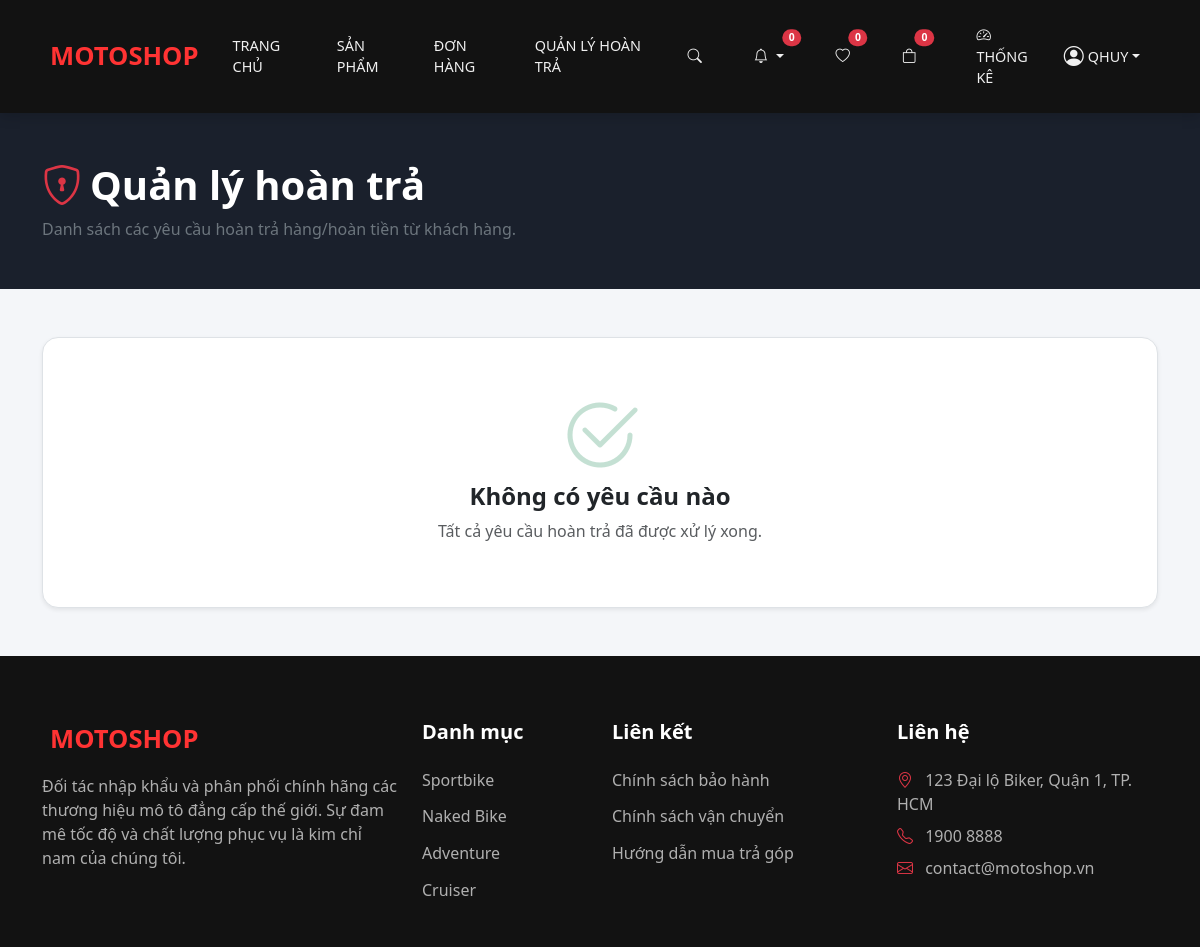
Before: /shops/admin/returns/ (signed in) with the older database file.
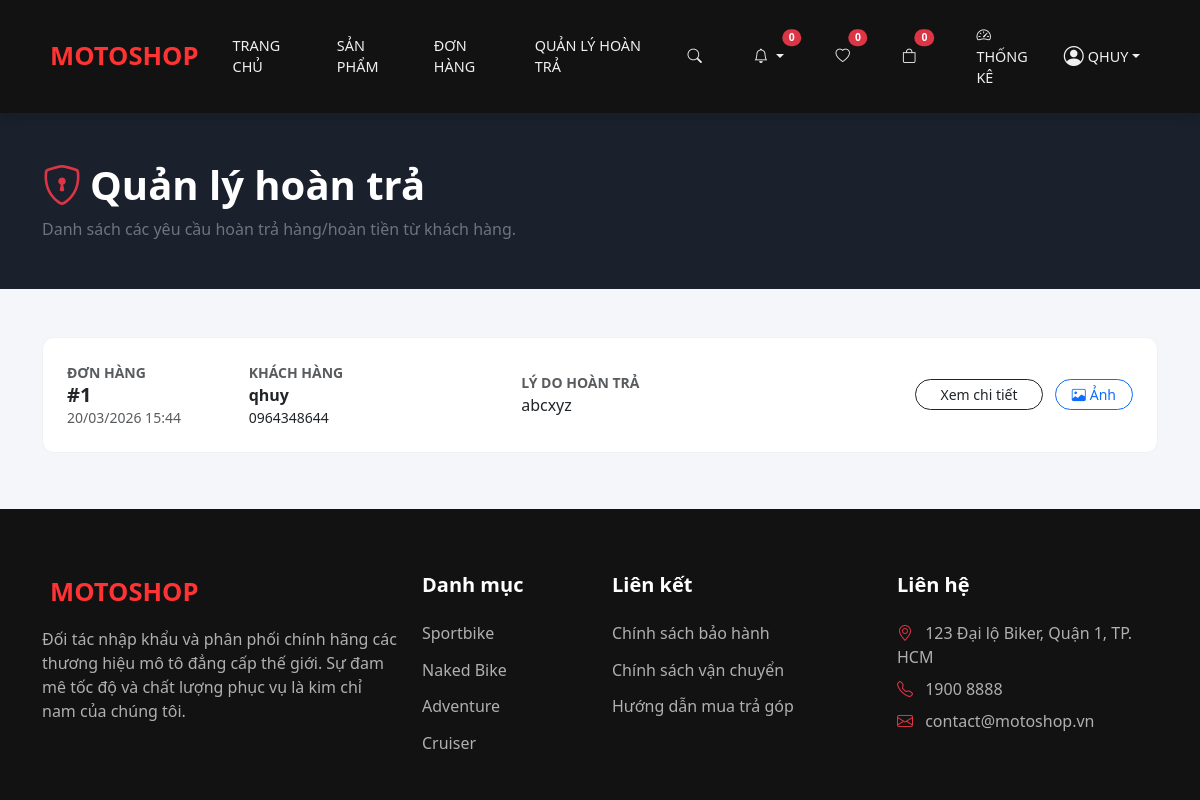
After: the same page with the newer database file.
### shops/models.py (models this page shows, shortened)
class ReturnRequest(models.Model):
    order = models.OneToOneField(Order, on_delete=models.CASCADE, related_name='return_request')
    reason = models.TextField()
    image = models.ImageField(upload_to='returns/', blank=True, null=True)
    created_at = models.DateTimeField(auto_now_add=True)

class Order(models.Model):
    PAYMENT_TYPE_CHOICES = [
        ('deposit', 'Deposit 10%'),
        ('full', 'Full Payment'),
        ('showroom', 'Pay at Showroom'),
        ('bank_transfer', 'Bank Transfer'),
    ]
    PAYMENT_STATUS_CHOICES = [
        ('unpaid', 'Unpaid'),
        ('partial', 'Partial'),
        ('paid', 'Paid'),
        ('pending_confirmation', 'Pending Confirmation'),
    ]
    STATUS_CHOICES = [
        ('pending', 'Pending'),
        ('confirmed', 'Confirmed'),
        ('processing', 'Processing'),
        ('completed', 'Completed'),
        ('cancelled', 'Cancelled'),
        ('return_requested', 'Return Requested'),
        ('returned', 'Returned'),
        ('refunded', 'Refunded'),
    ]
    user = models.ForeignKey(
        'auth.User',
        null=True,
        blank=True,
        on_delete=models.SET_NULL,
        related_name='orders'
    )
    full_name = models.CharField(max_length=255)
    phone = models.CharField(max_length=20)
    email = models.EmailField()
    address = models.TextField()
    city = models.CharField(max_length=100)
    payment_type = models.CharField(max_length=20, choices=PAYMENT_TYPE_CHOICES)
    payment_status = models.CharField(max_length=30, choices=PAYMENT_STATUS_CHOICES, default='unpaid')
    total_price = models.DecimalField(max_digits=12, decimal_places=0)
    deposit_amount = models.DecimalField(max_digits=12, decimal_places=0, default=0)
    remaining_amount = models.DecimalField(max_digits=12, decimal_places=0, default=0)
    status = models.CharField(max_length=20, choices=STATUS_CHOICES, default='pending')
    created_at = models.DateTimeField(auto_now_add=True)
    voucher = models.ForeignKey(Voucher, null=True, blank=True, on_delete=models.SET_NULL)
    class Meta:
        ordering = ['-created_at']
        verbose_name = 'order'
        verbose_name_plural = 'orders'

### shops/views.py (the view)
# urls.py: path('admin/returns/', views.admin_return_requests_list, name='admin_return_requests_list'),
@staff_member_required
def admin_return_requests_list(request):
    requests = ReturnRequest.objects.select_related('order').order_by('-created_at')
    return render(request, 'shops/admin_return_requests.html', {'requests': requests})

### shops/context_processors.py (called while the page is built)
def cart_count(request):
    return {'cart_count': 0}

def notification_context(request):
    if request.user.is_authenticated:
        from .models import Notification
        unread_count = Notification.objects.filter(user=request.user, is_read=False).count()
        return {'unread_notification_count': unread_count}
    return {'unread_notification_count': 0}

def wishlist_context(request):
    if request.user.is_authenticated:
        from .models import Wishlist
        qs = Wishlist.objects.filter(user=request.user)
        return {
            'wishlist_product_ids': list(qs.values_list('product_id', flat=True)),
            'wishlist_count': qs.count(),
        }
    return {
        'wishlist_product_ids': [],
        'wishlist_count': 0,
    }

### shops/templates/shops/admin_return_requests.html (shortened to what this page needs)
{% extends "shops/base.html" %}
{% load humanize %}
{% block content %}
<div class="admin-header">
    <div class="container">
        <h1 class="fw-bold mb-2"><i class="bi bi-shield-lock me-2 text-danger"></i>Quản lý hoàn trả</h1>
        <p class="text-secondary mb-0">Danh sách các yêu cầu hoàn trả hàng/hoàn tiền từ khách hàng.</p>
    </div>
</div>
<div class="container pb-5">
    {% if requests %}
        <div class="row g-4">
            {% for req in requests %}
                <div class="col-12">
                    <div class="card request-card">
                        <div class="card-body p-4">
                            <div class="row align-items-center">
                                <div class="col-md-2">
                                    <div class="small text-muted text-uppercase fw-bold">Đơn hàng</div>
                                    <h5 class="fw-bold mb-0">#{{ req.order.id }}</h5>
                                    <div class="small text-muted">{{ req.created_at|date:"d/m/Y H:i" }}</div>
                                </div>
                                <div class="col-md-3">
                                    <div class="small text-muted text-uppercase fw-bold">Khách hàng</div>
                                    <div class="fw-bold">{{ req.order.full_name }}</div>
                                    <div class="small">{{ req.order.phone }}</div>
                                </div>
                                <div class="col-md-4">
                                    <div class="small text-muted text-uppercase fw-bold">Lý do hoàn trả</div>
                                    <div class="text-truncate" style="max-width: 300px;">{{ req.reason }}</div>
                                </div>
                                <div class="col-md-3 text-end">
                                    <a href="{% url 'shops:order_detail' req.order.id %}" class="btn btn-outline-dark btn-sm rounded-pill px-4 me-2">Xem chi tiết</a>
                                    {% if req.image %}
                                        <a href="{{ req.image.url }}" target="_blank" class="btn btn-outline-primary btn-sm rounded-pill px-3"><i class="bi bi-image me-1"></i>Ảnh</a>
                                    {% endif %}
                                </div>
                            </div>
                        </div>
                    </div>
                </div>
            {% endfor %}
        </div>
    {% else %}
        <div class="text-center py-5 bg-white rounded-4 shadow-sm border">
            <i class="bi bi-check2-circle display-1 text-success opacity-25 mb-4"></i>
            <h4 class="fw-bold">Không có yêu cầu nào</h4>
            <p class="text-muted">Tất cả yêu cầu hoàn trả đã được xử lý xong.</p>
        </div>
    {% endif %}
</div>
{% endblock %}

Changed rows visible on the page:
added ReturnRequest: order.id "1", created_at "20/03/2026 15:44", order.full_name "qhuy", order.phone "0964348644", reason "abcxyz"
Other visible differences:
text no longer shown: "Không có yêu cầu nào Tất cả yêu cầu hoàn trả đã được xử lý xong."
